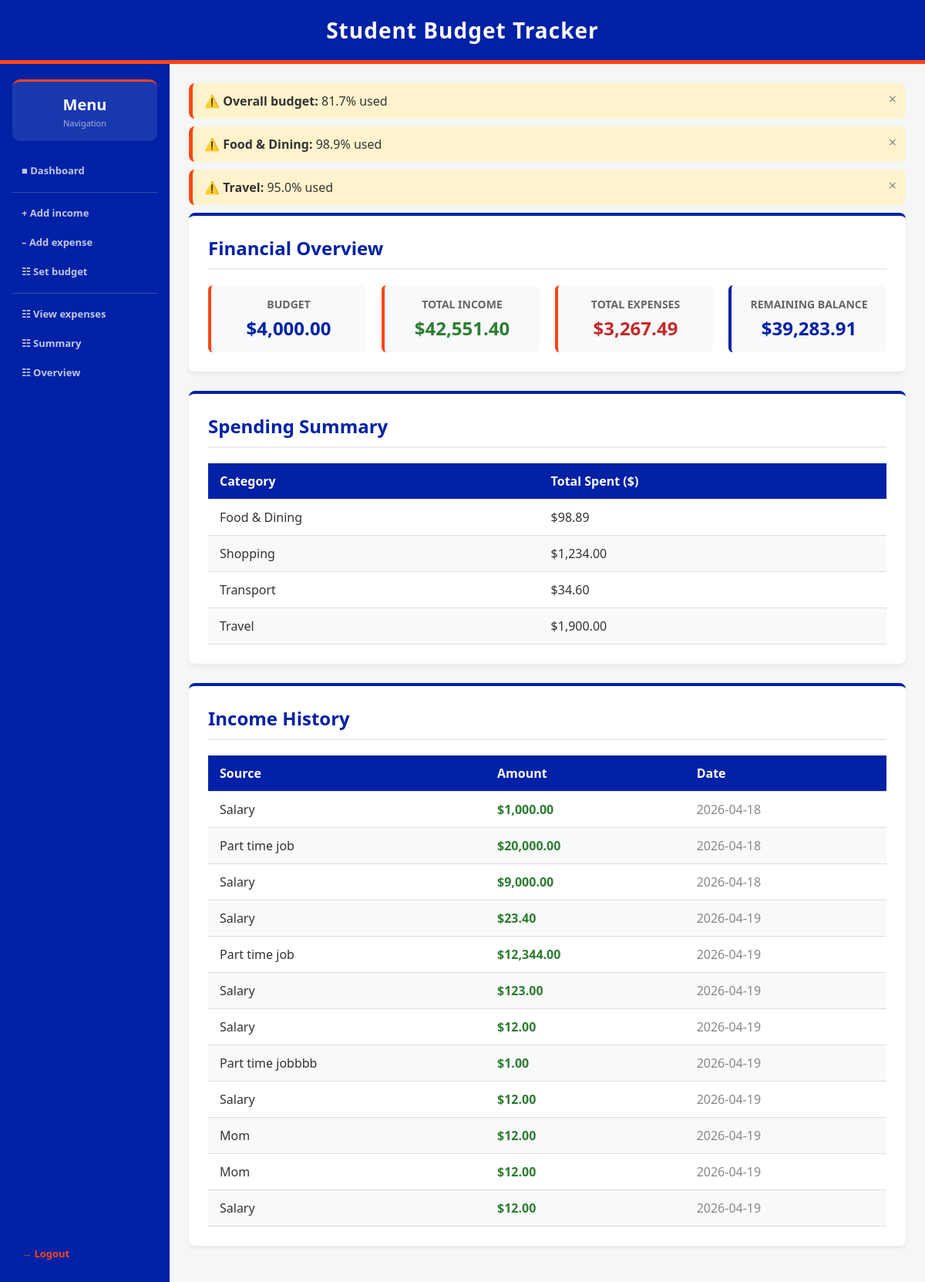
The app's page /dashboard (signed in) with its own data.
### tables this page shows
CREATE TABLE category_budgets (
    id INTEGER PRIMARY KEY AUTOINCREMENT,
    user_id INTEGER NOT NULL,
    category TEXT NOT NULL,
    amount REAL NOT NULL CHECK(amount > 0),
    FOREIGN KEY (user_id) REFERENCES users (id),
    UNIQUE(user_id, category)
);

CREATE TABLE budgets (
    budget_id INTEGER PRIMARY KEY AUTOINCREMENT,
    user_id INTEGER NOT NULL,
    month TEXT NOT NULL,
    amount REAL NOT NULL CHECK(amount > 0),
    FOREIGN KEY (user_id) REFERENCES users (id),
    UNIQUE(user_id, month)
);

CREATE TABLE expenses (
    expense_id INTEGER PRIMARY KEY AUTOINCREMENT,
    user_id INTEGER NOT NULL,
    category TEXT NOT NULL,
    amount REAL NOT NULL CHECK(amount > 0),
    date TIMESTAMP DEFAULT CURRENT_TIMESTAMP, description TEXT DEFAULT "",
    FOREIGN KEY (user_id) REFERENCES users (id)
);

CREATE TABLE incomes (
    income_id INTEGER PRIMARY KEY AUTOINCREMENT,
    user_id INTEGER NOT NULL,
    source TEXT NOT NULL,
    amount REAL NOT NULL,
    date TIMESTAMP DEFAULT CURRENT_TIMESTAMP,
    FOREIGN KEY (user_id) REFERENCES users (id)
);

### app.py (the view)
@app.route('/dashboard')
def dashboard():
    if 'user_id' not in session:
        return redirect(url_for('login'))
    user_id = session['user_id']
    current_budget = data_manager.get_budget(user_id, datetime.now().strftime('%Y-%m'))
    overview = data_manager.get_financial_overview(user_id)
    totals = data_manager.get_category_totals(user_id)
    alert = data_manager.budget_alert(user_id)
    success_message = session.pop('success_message', None)
    budgets = data_manager.get_category_budgets(user_id)
    incomes = data_manager.get_incomes(user_id)
    return render_template('dashboard.html', current_budget=current_budget, overview=overview, totals=totals, alert=alert, success_message=success_message, budgets=budgets, incomes=incomes)

### data_manager.py (called while the page is built, shortened)
def get_db_connection():
    return sqlite3.connect(DB_NAME)

def get_category_totals(user_id):
    connection = get_db_connection()
    cursor = connection.cursor()
    cursor.execute("SELECT category, SUM(amount) FROM expenses WHERE user_id = ? GROUP BY category", (user_id,))
    rows = cursor.fetchall()
    connection.close()
    return rows

def get_financial_overview(user_id):
    connection = get_db_connection()
    cursor = connection.cursor()
    cursor.execute("SELECT SUM(amount) FROM incomes WHERE user_id = ?", (user_id,))
    total_income = cursor.fetchone()[0] or 0
    cursor.execute("SELECT SUM(amount) FROM expenses WHERE user_id = ?", (user_id,))
    total_expenses = cursor.fetchone()[0] or 0
    connection.close()
    remaining = round(total_income - total_expenses, 2)
    return {
        'total_income': round(total_income, 2),
        'total_expenses': round(total_expenses, 2),
        'remaining': remaining
    }

def get_budget(user_id, month):
    connection = get_db_connection()
    cursor = connection.cursor()
    cursor.execute("SELECT amount FROM budgets WHERE user_id = ? AND month = ?", (user_id, month))
    row = cursor.fetchone()
    connection.close()
    return row[0] if row else 0

def get_incomes(user_id):
    connection = get_db_connection()
    cursor = connection.cursor()
    cursor.execute("SELECT * FROM incomes WHERE user_id = ?", (user_id,))
    incomes = cursor.fetchall()
    connection.close()
    return incomes

def get_category_budgets(user_id):
    connection = get_db_connection()
    cursor = connection.cursor()
    cursor.execute("SELECT category, amount FROM category_budgets WHERE user_id = ?", (user_id,))
    rows = cursor.fetchall()
    connection.close()
    return {row[0]: row[1] for row in rows}

def budget_alert(user_id):
    now = datetime.now()
    month = now.strftime('%Y-%m')
    current_day = now.day
    total_days = calendar.monthrange(now.year, now.month)[1]
    budget = get_budget(user_id, month)
    if budget <= 0:
        return None
    conn = get_db_connection()
    cursor = conn.cursor()
    cursor.execute("SELECT SUM(amount) FROM expenses WHERE user_id = ? AND strftime('%Y-%m', date) = ?", (user_id, month))
    total_spent = cursor.fetchone()[0] or 0
    conn.close()
    spending_percentage = (total_spent / budget) * 100
    time_percentage = (current_day / total_days) * 100
    return None

### templates/dashboard.html (shortened to what this page needs)
{% extends "layout.html" %}
{% block content %}
    {% if current_budget and overview.total_expenses %}
        {% set overall_pct = (overview.total_expenses / current_budget * 100)|round(1) %}
        {% if overall_pct >= 80 %}
        <div style="background-color: {% if overall_pct >= 100 %}#fdecea{% else %}#fff3cd{% endif %}; border-left: 5px solid {% if overall_pct >= 100 %}#d32f2f{% else %}var(--uf-orange){% endif %}; padding: 12px 15px; border-radius: 8px; margin-bottom: 10px; font-weight: 500; position:relative;" id="alert-overall">
            <span onclick="document.getElementById('alert-overall').style.display='none'" style="position:absolute;right:12px;top:8px;cursor:pointer;font-size:18px;color:#888;">&times;</span>
            {% if overall_pct >= 100 %}🚨{% else %}⚠️{% endif %}
            <strong>Overall budget:</strong> {{ overall_pct }}% used
        </div>
        {% endif %}
    {% endif %}
    {% for category, total in totals %}
        {% set budget = budgets.get(category, 0) %}
        {% if budget and (total / budget * 100) >= 80 %}
        <div style="background-color: {% if (total / budget * 100) >= 100 %}#fdecea{% else %}#fff3cd{% endif %}; border-left: 5px solid {% if (total / budget * 100) >= 100 %}#d32f2f{% else %}var(--uf-orange){% endif %}; padding: 12px 15px; border-radius: 8px; margin-bottom: 10px; font-weight: 500; position:relative;" id="alert-{{ loop.index }}">
            <span onclick="document.getElementById('alert-{{ loop.index }}').style.display='none'" style="position:absolute;right:12px;top:8px;cursor:pointer;font-size:18px;color:#888;">&times;</span>
            {% if (total / budget * 100) >= 100 %}🚨{% else %}⚠️{% endif %}
            <strong>{{ category }}:</strong> {{ (total / budget * 100)|round(1) }}% used
        </div>
        {% endif %}
    {% endfor %}
    <div class="card">
        <h2>Financial Overview</h2>
        <div class="overview-grid">
            <div class="stat-box">
                <span class="label">Budget</span>
                <span class="value">${{ "{:,.2f}".format(current_budget|float) }}</span>
            </div>
            <div class="stat-box">
                <span class="label">Total Income</span>
                <span class="value" style="color: #2e7d32;">${{ "{:,.2f}".format(overview.total_income|float) }}</span>
            </div>
            <div class="stat-box">
                <span class="label">Total Expenses</span>
                <span class="value" style="color: #c62828;">${{ "{:,.2f}".format(overview.total_expenses|float) }}</span>
            </div>
            <div class="stat-box" style="border-left-color: var(--uf-blue);">
                <span class="label">Remaining Balance</span>
                <span class="value">${{ "{:,.2f}".format(overview.remaining|float) }}</span>
            </div>
        </div>
    </div>
    <div class="card">
        <h2>Spending Summary</h2>
        {% if totals %}
            <table>
                <thead>
                    <tr>
                        <th>Category</th>
                        <th>Total Spent ($)</th>
                    </tr>
                </thead>
                <tbody>
                    {% for category, total in totals %}
                    <tr>
                        <td>{{ category }}</td>
                        <td>${{ "{:,.2f}".format(total|float) }}</td>
                    </tr>
                    {% endfor %}
                </tbody>
            </table>
        {% else %}
            <p>No expenses logged yet. <a href="{{ url_for('add_expense') }}" class="cta-link">Log one now!</a></p>
        {% endif %}
    </div>
    <div class="card">
        <h2>Income History</h2>
        {% if incomes %}
            <table>
                <thead>
                    <tr>
                        <th>Source</th>
                        <th>Amount</th>
                        <th>Date</th>
                    </tr>
                </thead>
                <tbody>
                    {% for income in incomes %}
                    <tr>
                        <td>{{ income[2]|capitalize }}</td>
                        <td style="color: #2e7d32; font-weight: bold;">${{ "{:,.2f}".format(income[3]|float) }}</td>
                        <td style="color: #888;">{{ income[4][:10] }}</td>
                    </tr>
                    {% endfor %}
                </tbody>
            </table>
        {% else %}
            <p>No income logged yet. <a href="{{ url_for('add_income') }}" class="cta-link">Add one now!</a></p>
        {% endif %}
    </div>
{% endblock %}

### templates/layout.html (style rules this page uses)
:root { --uf-blue: #0021A5; --uf-orange: #FA4616; --bg-color: #f4f7f6; --text-color: #333333; --card-bg: #ffffff; }
* { box-sizing: border-box; margin: 0; padding: 0; }
body { font-family: 'Segoe UI', Tahoma, Geneva, Verdana, sans-serif; background-color: var(--bg-color); color: var(--text-color); min-height: 100vh; display: flex; flex-direction: column; }
.card { background-color: var(--card-bg); padding: 25px; border-radius: 8px; box-shadow: 0 4px 6px rgba(0,0,0,0.05); margin-bottom: 25px; border-top: 4px solid var(--uf-blue); }
.card h2 { margin-top: 0; color: var(--uf-blue); border-bottom: 2px solid #eee; padding-bottom: 10px; margin-bottom: 20px; }
.overview-grid { display: grid; grid-template-columns: repeat(auto-fit, minmax(200px, 1fr)); gap: 20px; }
.stat-box { background-color: #f8f9fa; padding: 15px; border-radius: 6px; border-left: 4px solid var(--uf-orange); text-align: center; }
.stat-box .label { display: block; font-size: 14px; color: #666; margin-bottom: 5px; text-transform: uppercase; font-weight: bold; }
.stat-box .value { display: block; font-size: 24px; font-weight: bold; color: var(--uf-blue); }
table { width: 100%; border-collapse: collapse; margin-top: 10px; }
th, td { padding: 12px 15px; text-align: left; }
th { background-color: var(--uf-blue); color: white; font-weight: 600; }
tr { border-bottom: 1px solid #dddddd; }
tr:nth-child(even) { background-color: #f8f9fa; }

### records on screen
category_budgets: (total/budget*100)|round(1) "98.9"
category_budgets: (total/budget*100)|round(1) "95.0"
budgets: amount "4,000.00"
expenses: category "Shopping", amount "1,234.00"
expenses: category "Transport", amount "34.60"
expenses: category "Travel", amount "1,900.00"
incomes: source "Salary", amount "1,000.00", date "2026-04-18"
incomes: source "Part time job", amount "20,000.00", date "2026-04-18"
incomes: source "Salary", amount "9,000.00", date "2026-04-18"
incomes: source "Salary", amount "23.40", date "2026-04-19"
incomes: source "Part time job", amount "12,344.00", date "2026-04-19"
incomes: source "Salary", amount "123.00", date "2026-04-19"
incomes: source "Salary", amount "12.00", date "2026-04-19"
incomes: source "Part time jobbbb", amount "1.00", date "2026-04-19"
incomes: source "Salary", amount "12.00", date "2026-04-19"
incomes: source "Mom", amount "12.00", date "2026-04-19"
incomes: source "Mom", amount "12.00", date "2026-04-19"
incomes: source "Salary", amount "12.00", date "2026-04-19"

### other values on screen
{{ overall_pct }} "81.7"
{{ category }} "Food & Dining" "Travel"
{{ "{:,.2f}".format(overview.total_income|float) }} "42,551.40"
{{ "{:,.2f}".format(overview.total_expenses|float) }} "3,267.49"
{{ "{:,.2f}".format(overview.remaining|float) }} "39,283.91"
{{ category }} "Food & Dining"
{{ "{:,.2f}".format(total|float) }} "98.89"
